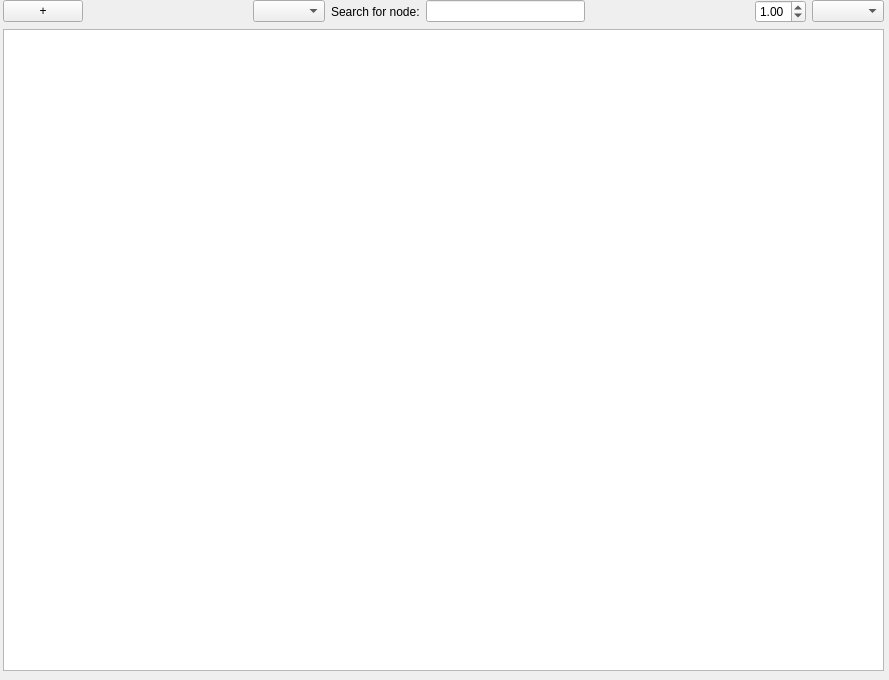
<?xml version="1.0" encoding="UTF-8"?>
<ui version="4.0">
 <class>Form</class>
 <widget class="QWidget" name="Form">
  <property name="geometry">
   <rect>
    <x>0</x>
    <y>0</y>
    <width>889</width>
    <height>680</height>
   </rect>
  </property>
  <property name="windowTitle">
   <string>Form</string>
  </property>
  <widget class="QWidget" name="layoutWidget">
   <property name="geometry">
    <rect>
     <x>3</x>
     <y>0</y>
     <width>881</width>
     <height>671</height>
    </rect>
   </property>
   <layout class="QGridLayout" name="gridLayout">
    <item row="0" column="4">
     <widget class="QLineEdit" name="lineEdit"/>
    </item>
    <item row="0" column="0">
     <widget class="QPushButton" name="pushButton">
      <property name="text">
       <string>+</string>
      </property>
     </widget>
    </item>
    <item row="0" column="1">
     <spacer name="horizontalSpacer">
      <property name="orientation">
       <enum>Qt::Horizontal</enum>
      </property>
      <property name="sizeHint" stdset="0">
       <size>
        <width>40</width>
        <height>20</height>
       </size>
      </property>
     </spacer>
    </item>
    <item row="0" column="2">
     <widget class="QComboBox" name="relations"/>
    </item>
    <item row="0" column="5">
     <spacer name="horizontalSpacer_2">
      <property name="orientation">
       <enum>Qt::Horizontal</enum>
      </property>
      <property name="sizeHint" stdset="0">
       <size>
        <width>40</width>
        <height>20</height>
       </size>
      </property>
     </spacer>
    </item>
    <item row="0" column="6">
     <widget class="QDoubleSpinBox" name="doubleSpinBox">
      <property name="minimum">
       <double>0.010000000000000</double>
      </property>
      <property name="maximum">
       <double>5.000000000000000</double>
      </property>
      <property name="singleStep">
       <double>0.100000000000000</double>
      </property>
      <property name="value">
       <double>1.000000000000000</double>
      </property>
     </widget>
    </item>
    <item row="0" column="7">
     <widget class="QComboBox" name="comboBox"/>
    </item>
    <item row="1" column="0" colspan="8">
     <widget class="QGraphicsView" name="graphicsView"/>
    </item>
    <item row="0" column="3">
     <widget class="QLabel" name="label">
      <property name="text">
       <string>Search for node:</string>
      </property>
     </widget>
    </item>
   </layout>
  </widget>
 </widget>
 <resources/>
 <connections/>
</ui>
